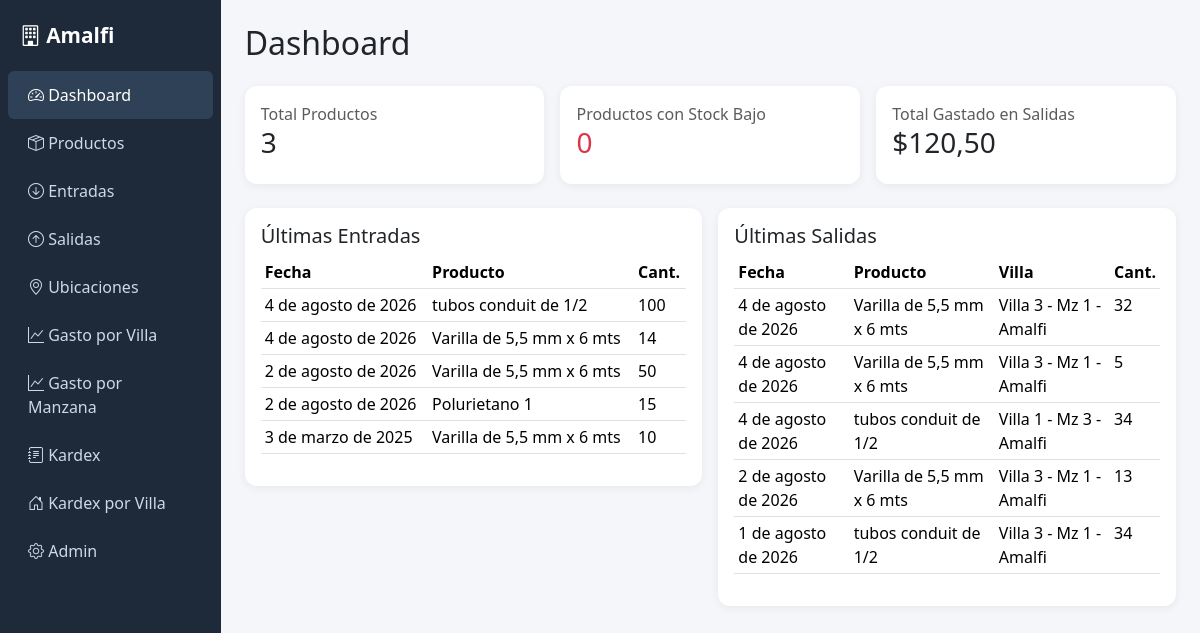
The app's page / (signed in) with its own data.
### movimientos/models.py (models this page shows, shortened)
class Entrada(models.Model):
    fecha = models.DateField()
    no_comprobante = models.CharField(max_length=50, blank=True, null=True)
    producto = models.ForeignKey(Producto, on_delete=models.PROTECT, related_name='entradas')
    cantidad = models.PositiveIntegerField()
    precio_compra = models.DecimalField(max_digits=10, decimal_places=2)
    usuario = models.ForeignKey(User, on_delete=models.SET_NULL, null=True, blank=True)
    class Meta:
        ordering = ['-fecha']

class Salida(models.Model):
    fecha = models.DateField()
    no_comprobante = models.CharField(max_length=50, blank=True, null=True)
    producto = models.ForeignKey(Producto, on_delete=models.PROTECT, related_name='salidas')
    cantidad = models.PositiveIntegerField()
    villa = models.ForeignKey(Villa, on_delete=models.PROTECT, related_name='salidas')
    precio = models.DecimalField(max_digits=10, decimal_places=2)
    usuario = models.ForeignKey(User, on_delete=models.SET_NULL, null=True, blank=True)
    @property
    def total_gastado(self):
        return self.cantidad * self.precio
    class Meta:
        ordering = ['-fecha']

### catalogo/models.py (models this page shows, shortened)
class Producto(models.Model):
    UNIDAD_CHOICES = [
        ('Unidad', 'Unidad'),
        ('Saco', 'Saco'),
        ('m3', 'Metro cúbico'),
        ('m2', 'Metro cuadrado'),
        ('m', 'Metro'),
        ('kg', 'Kilogramo'),
    ]
    codigo = models.CharField(max_length=20, unique=True)
    descripcion = models.CharField(max_length=255)
    unidad = models.CharField(max_length=20, choices=UNIDAD_CHOICES, default='Unidad')
    categoria = models.ForeignKey(Categoria, on_delete=models.PROTECT, related_name='productos')
    precio_compra = models.DecimalField(max_digits=10, decimal_places=2)
    precio_venta = models.DecimalField(max_digits=10, decimal_places=2, null=True, blank=True)
    @property
    def existencia(self):
        total_entradas = sum(e.cantidad for e in self.entradas.all())
        total_salidas = sum(s.cantidad for s in self.salidas.all())
        return total_entradas - total_salidas

### ubicaciones/models.py (models this page shows)
class Villa(models.Model):
    numero = models.CharField(max_length=10)
    manzana = models.ForeignKey(Manzana, on_delete=models.CASCADE, related_name='villas')
    def __str__(self):
        return f"Villa {self.numero} - {self.manzana}"
    class Meta:
        unique_together = ('numero', 'manzana')

class Manzana(models.Model):
    numero = models.CharField(max_length=10)
    urbanizacion = models.ForeignKey(Urbanizacion, on_delete=models.CASCADE, related_name='manzanas')
    def __str__(self):
        return f"Mz {self.numero} - {self.urbanizacion}"
    class Meta:
        unique_together = ('numero', 'urbanizacion')

class Urbanizacion(models.Model):
    nombre = models.CharField(max_length=100, unique=True)
    def __str__(self):
        return self.nombre

### core/views.py (the view)
# urls.py: path('', views.dashboard, name='dashboard'),
@login_required
def dashboard(request):
    productos = Producto.objects.select_related('categoria').all()
    total_productos = productos.count()
    stock_bajo = [p for p in productos if p.existencia <= 5]
    ultimas_entradas = Entrada.objects.select_related('producto').all()[:5]
    ultimas_salidas = Salida.objects.select_related('producto', 'villa').all()[:5]
    total_gastado = sum(s.total_gastado for s in Salida.objects.all())
    context = {
        'total_productos': total_productos,
        'stock_bajo': stock_bajo,
        'ultimas_entradas': ultimas_entradas,
        'ultimas_salidas': ultimas_salidas,
        'total_gastado': total_gastado,
    }
    return render(request, 'core/dashboard.html', context)

### templates/core/dashboard.html (shortened to what this page needs)
{% extends 'base.html' %}
{% block content %}
<h2 class="mb-4">Dashboard</h2>
<div class="row g-3 mb-4">
    <div class="col-md-4">
        <div class="card card-stat p-3">
            <span class="text-muted">Total Productos</span>
            <h3>{{ total_productos }}</h3>
        </div>
    </div>
    <div class="col-md-4">
        <div class="card card-stat p-3">
            <span class="text-muted">Productos con Stock Bajo</span>
            <h3 class="text-danger">{{ stock_bajo|length }}</h3>
        </div>
    </div>
    <div class="col-md-4">
        <div class="card card-stat p-3">
            <span class="text-muted">Total Gastado en Salidas</span>
            <h3>${{ total_gastado|floatformat:2 }}</h3>
        </div>
    </div>
</div>
<div class="row g-3">
    <div class="col-md-6">
        <div class="card card-stat p-3">
            <h5>Últimas Entradas</h5>
            <table class="table table-sm">
                <thead><tr><th>Fecha</th><th>Producto</th><th>Cant.</th></tr></thead>
                <tbody>
                {% for e in ultimas_entradas %}
                    <tr><td>{{ e.fecha }}</td><td>{{ e.producto.descripcion }}</td><td>{{ e.cantidad }}</td></tr>
                {% empty %}
                    <tr><td colspan="3" class="text-muted">Sin entradas registradas</td></tr>
                {% endfor %}
                </tbody>
            </table>
        </div>
    </div>
    <div class="col-md-6">
        <div class="card card-stat p-3">
            <h5>Últimas Salidas</h5>
            <table class="table table-sm">
                <thead><tr><th>Fecha</th><th>Producto</th><th>Villa</th><th>Cant.</th></tr></thead>
                <tbody>
                {% for s in ultimas_salidas %}
                    <tr><td>{{ s.fecha }}</td><td>{{ s.producto.descripcion }}</td><td>{{ s.villa }}</td><td>{{ s.cantidad }}</td></tr>
                {% empty %}
                    <tr><td colspan="4" class="text-muted">Sin salidas registradas</td></tr>
                {% endfor %}
                </tbody>
            </table>
        </div>
    </div>
</div>
{% endblock %}

### templates/base.html (shortened to what this page needs)
<!DOCTYPE html>
<html lang="es">
<head>
    <link href="https://cdn.jsdelivr.net/npm/bootstrap@5.3.3/dist/css/bootstrap.min.css" rel="stylesheet">
    <link href="https://cdn.jsdelivr.net/npm/bootstrap-icons@1.11.3/font/bootstrap-icons.css" rel="stylesheet">
</head>
<body>
<div class="d-flex">
    <div class="sidebar" style="width: 250px;">
        <div class="brand"><i class="bi bi-building"></i> Amalfi</div>
        <nav class="px-2">
            <a href="{% url 'core:dashboard' %}" class="active"><i class="bi bi-speedometer2"></i> Dashboard</a>
            <a href="{% url 'catalogo:lista_productos' %}"><i class="bi bi-box-seam"></i> Productos</a>
            <a href="{% url 'movimientos:lista_entradas' %}"><i class="bi bi-arrow-down-circle"></i> Entradas</a>
            <a href="{% url 'movimientos:lista_salidas' %}"><i class="bi bi-arrow-up-circle"></i> Salidas</a>
            <a href="{% url 'ubicaciones:lista_ubicaciones' %}"><i class="bi bi-geo-alt"></i> Ubicaciones</a>
            <a href="{% url 'reportes:por_villa' %}"><i class="bi bi-graph-up"></i> Gasto por Villa</a>
            <a href="{% url 'reportes:por_manzana' %}"><i class="bi bi-graph-up"></i> Gasto por Manzana</a>
            <a href="{% url 'reportes:lista_kardex' %}"><i class="bi bi-journal-text"></i> Kardex</a>
            <a href="{% url 'reportes:lista_kardex_villas' %}"><i class="bi bi-house-door"></i> Kardex por Villa</a>
            <a href="/admin/"><i class="bi bi-gear"></i> Admin</a>
        </nav>
    </div>
    <div class="flex-grow-1 p-4">
        {% block content %}{% endblock %}
    </div>
</div>
</body>
</html>

### templates/base.html (style rules this page uses)
body { background-color: #f4f6f9; }
.sidebar { min-height: 100vh; background-color: #1e2a3a; }
.sidebar a { color: #cfd8e3; text-decoration: none; display: block; padding: 12px 20px; border-radius: 6px; }
.sidebar a:hover, .sidebar a.active { background-color: #2f4156; color: #fff; }
.sidebar .brand { color: #fff; font-weight: 700; font-size: 1.3rem; padding: 20px; }
.card-stat { border: none; border-radius: 12px; box-shadow: 0 2px 10px rgba(0,0,0,0.06); }

### records on screen
Entrada: fecha "4 de agosto de 2026", producto.descripcion "tubos conduit de 1/2", cantidad "100"
Entrada: fecha "4 de agosto de 2026", producto.descripcion "Varilla de 5,5 mm x 6 mts", cantidad "14"
Entrada: fecha "2 de agosto de 2026", producto.descripcion "Varilla de 5,5 mm x 6 mts", cantidad "50"
Entrada: fecha "2 de agosto de 2026", producto.descripcion "Polurietano 1", cantidad "15"
Entrada: fecha "3 de marzo de 2025", producto.descripcion "Varilla de 5,5 mm x 6 mts", cantidad "10"
Salida: fecha "4 de agosto de 2026", producto.descripcion "Varilla de 5,5 mm x 6 mts", villa "Villa 3 - Mz 1 - Amalfi", cantidad "32"
Salida: fecha "4 de agosto de 2026", producto.descripcion "Varilla de 5,5 mm x 6 mts", villa "Villa 3 - Mz 1 - Amalfi", cantidad "5"
Salida: fecha "4 de agosto de 2026", producto.descripcion "tubos conduit de 1/2", villa "Villa 1 - Mz 3 - Amalfi", cantidad "34"
Salida: fecha "2 de agosto de 2026", producto.descripcion "Varilla de 5,5 mm x 6 mts", villa "Villa 3 - Mz 1 - Amalfi", cantidad "13"
Salida: fecha "1 de agosto de 2026", producto.descripcion "tubos conduit de 1/2", villa "Villa 3 - Mz 1 - Amalfi", cantidad "34"

### other values on screen
{{ total_productos }} "3"
{{ stock_bajo|length }} "0"
{{ total_gastado|floatformat:2 }} "120,50"
